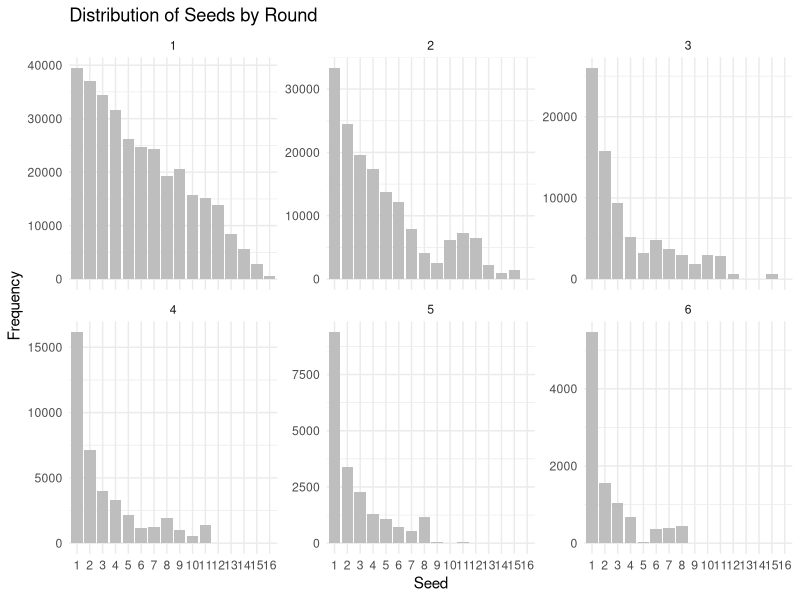

The R script that drew this image:
rm(list=ls())

library(ggplot2)
library(reshape2)
tournament_sim <- function(cond_win){
  regions <- c("East","South","MidWest","West")
  full_bracket <- array(NA,dim=c(16,6,4))
  region_winners <- matrix(NA,nrow=4,ncol=7)
  for (i in 1:4){
    ret <- region_sim(cond_win)
    full_bracket[,,i] <- ret$qual
    region_winners[i,] <- ret$winner
  }
  tmp <- cbind(matrix(seq(1:4),ncol=1),region_winners)
  for (i in 1:2){
    tmp1 <- matrix(NA,nrow=nrow(tmp)/2,ncol=ncol(tmp))
    for(j in 1:(nrow(tmp)/2)){
      seed1 <- tmp[j,i+6]
      seed2 <- tmp[nrow(tmp)+1-j,i+6]
      total <- seed1 + seed2
      val <- runif(1,0,1)
      if (((seed1/total) >= val) | (total == seed1)){
        tmp1[j,] <- tmp[j,]
        full_bracket[tmp[j,2],i+4,tmp1[j,1]] <- 1
      }
      else{
        tmp1[j,] <- tmp[nrow(tmp)+1-j,]
        full_bracket[tmp[nrow(tmp)+1-j,2],i+4,tmp1[j,1]] <- 1
      }
    }
    tmp <- tmp1
  }
  sprintf("Winner is seed %d from %s region",tmp[1,2],regions[tmp[1,1]])
  out <- list("brackets" = full_bracket, "winner" = tmp)
  return(out)
}

region_sim <- function(cond_win){
  qual <- matrix(0,nrow=nrow(cond_win),ncol=6)
  tmp <- cbind(matrix(seq(1,nrow(cond_win)),ncol=1),cond_win)
  #simulate each round
  for (i in 1:4){
    tmp1 <- matrix(NA,nrow=nrow(tmp)/2,ncol=ncol(tmp))
    for (j in 1:(nrow(tmp)/2)){
      seed1 <- tmp[j,i+1]
      seed2 <- tmp[nrow(tmp)+1-j,i+1]
      total <- seed1 + seed2
      val <- runif(1,0,1)
      if (((seed1/total) >= val) | (total == seed1)){
        tmp1[j,] <- tmp[j,]
        qual[tmp[j,1],i] <- 1
      }
      else{
        tmp1[j,] <- tmp[nrow(tmp)+1-j,]
        qual[tmp[nrow(tmp)+1-j,1],i] <- 1
      }
    }
    tmp <- tmp1
  }
  out <- list("qual" = qual, "winner" = tmp)
  return(out)
}

get_brackets <- function(brackets){
  regions <- c("East","South","MidWest","West")
  for (i in 1:4){
    sprintf("%s Bracket",regions[i])
    print(brackets[,,i])
  }
}

win_rate <- matrix(c(.987,.842,.664,.395,.243,.158,
                     .928,.625,.447,.211,.086,.033,
                     .855,.526,.257,.112,.072,.026,
                     .789,.474,.151,.092,.026,.013,
                     .651,.342,.079,.059,.026,.000,
                     .618,.289,.105,.020,.013,.007,
                     .612,.191,.066,.020,.007,.007,
                     .487,.105,.059,.039,.026,.007,
                     .513,.053,.033,.013,.000,.000,
                     .388,.158,.059,.007,.000,.000,
                     .382,.171,.059,.033,.000,.000,
                     .349,.145,.013,.000,.000,.000,
                     .211,.039,.000,.000,.000,.000,
                     .145,.013,.000,.000,.000,.000,
                     .072,.026,.007,.000,.000,.000,
                     .013,.000,.000,.000,.000,.000),
                   byrow=T,ncol=6)

condition_win <- matrix(c(.8531,.7886,.5949,.6152,.6502,
                          .6735,.7152,.4720,.4076,.3837,
                          .6152,.4886,.4358,.6429,.3611,
                          .6008,.3186,.6093,.2826,.5000,
                          .5253,.2310,.7468,.4407,.0000,
                          .4676,.3633,.1905,.6500,.5385,
                          .3121,.3455,.3030,.3500,1.000,
                          .2156,.5619,.6610,.6667,.2692,
                          .1033,.6226,.3939,.0000,.0000,
                          .4072,.3734,.1186,.0000,.0000,
                          .4476,.3450,.5593,.0000,.0000,
                          .4155,.0897,.0000,.0000,.0000,
                          .1848,.0000,.0000,.0000,.0000,
                          .0897,.0000,.0000,.0000,.0000,
                          .3611,.2692,.0000,.0000,.0000,
                          .0000,.0000,.0000,.0000,.0000),
                        byrow=T,ncol=5)

cond_win <- cbind(win_rate[,1],condition_win)

regions <- c("East","South","MidWest","West")

N <- 10000
topseed_second <- 0
topseed_third <- 0
for (i in 1:N){
  outcome <- tournament_sim(cond_win)
  brackets <- outcome$brackets
  winner <- outcome$winner
  #sprintf("Winner is seed %d from %s region",winner[1,2],regions[winner[1,1]])
  if (sum(brackets[1:8,1,]) == 32){
    topseed_second <- topseed_second + 1
  }
  if (sum(brackets[1:4,2,]) == 16){
    topseed_third <- topseed_third + 1
  }
}

#Question #2
finalfour <- function(a,b,c,d){
  prob <- win_rate[a,4]*win_rate[b,4]*win_rate[c, 4]*win_rate[d,4]
  return(prob)
}

tmp1 <- finalfour(1,1,1,1)
sprintf("Likelihood of five #1 seeds reaching final four %f",tmp1)

tmp2 <- finalfour(3,3,2,1)
sprintf("Likelihood of #1, #2, #3, #3 seeds reaching final four %f",tmp2)

#Question 3
prob2 <- topseed_second/N
prob3 <- topseed_third/N
sprintf("Likelihood of top seeds advancing second round %f",prob2)

sprintf("Likelihood of top seeds advancing third round %f",prob3)



#Question 1
get_detailed_round_data <- function(brackets) {
  round_advanced_data <- array(0, dim = c(16, 6, 4))
  for (r in 1:4) {
    for (s in 1:16) {
      for (round in 1:6) {
        if (brackets[s, round, r] == 1) {
          round_advanced_data[s, round, r] <- 1
        }
      }
    }
  }
  return(round_advanced_data)
}

round_data_collection <- array(0, dim = c(16, 6, 4))
for (i in 1:N) {
  outcome <- tournament_sim(cond_win)
  brackets <- outcome$brackets
  detailed_round_data <- get_detailed_round_data(brackets)
  round_data_collection <- round_data_collection + detailed_round_data
}

round_data <- melt(round_data_collection, varnames = c("Seed", "Round", "Region"))
round_data$Seed <- as.integer(round_data$Seed)

round_data$Seed <- as.factor(round_data$Seed)
round_data$Round <- as.factor(round_data$Round)

g <- ggplot(round_data, aes(x = Seed, y = value, fill = Seed)) +
  geom_bar(stat = "identity", fill= "gray") +
  facet_wrap(~ Round, scales = "free_y") +
  labs(title = "Distribution of Seeds by Round",
       x = "Seed",
       y = "Frequency") +
  theme_minimal()

print(g)
